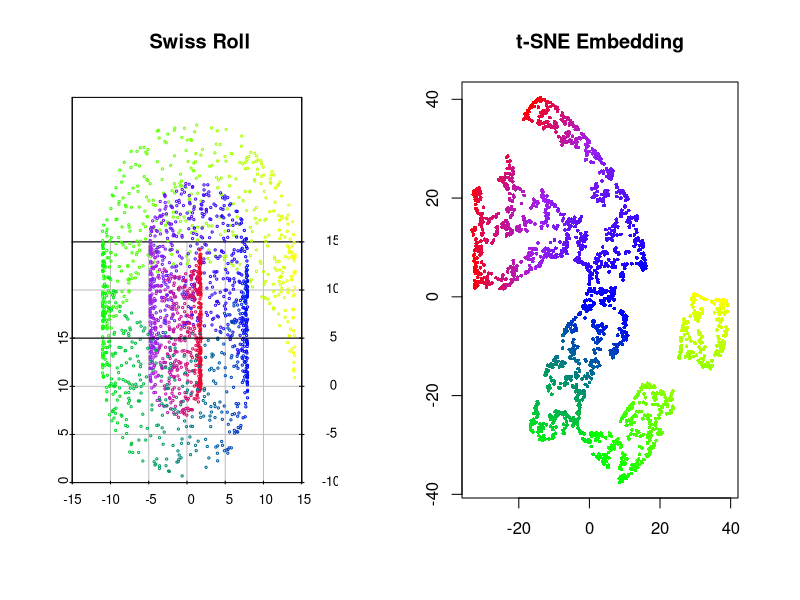

The R script that drew this image:
## ---- chunk 1
knitr::opts_chunk$set(echo = TRUE, message = FALSE, cache = TRUE)
set.seed(1)
require("Rtsne")
require("scatterplot3d")

myColorRamp <- function(colors, values) {
    v <- (values - min(values))/diff(range(values))
    x <- colorRamp(colors)(v)
    rgb(x[,1], x[,2], x[,3], maxColorValue = 255)
}
## ---- chunk 2
N <- 2000
s <- runif(N, min = pi/2, max = 9*pi/2)
t <- runif(N, min = 0, max = 15)
swiss <- cbind(s*sin(s), s*cos(s), t)
embedding <- Rtsne(swiss, dims = 2, perplexity = 30, check_duplicates = FALSE)$Y
par(mfrow = c(1,2))
scatterplot3d(swiss, color = myColorRamp(c("red","purple","blue","green","yellow"), s),
              xlab = "", ylab = "", zlab = "", main = "Swiss Roll", cex.symbols = 0.3, angle = 90)
plot(embedding[,1], embedding[,2], col = myColorRamp(c("red","purple","blue","green","yellow"), s),
     xlab = "", ylab = "", main = "t-SNE Embedding", pch = 16, cex = 0.5)
